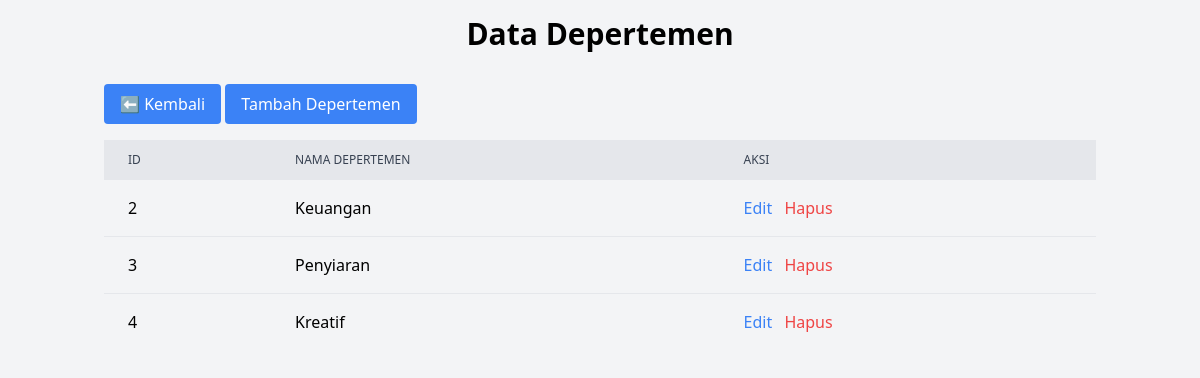
Page /depertemen.php on the committed database.
### tables this page shows
CREATE TABLE `depertemen` (
  `id_depertemen` int(11) NOT NULL,
  `nama_depertemen` varchar(255) NOT NULL,
  `id_manager` int(11) NOT NULL
);

### depertemen.php (the view, shortened to what this page needs)
<?php
include 'koneksi.php';
$query = "SELECT * FROM depertemen";
$result = mysqli_query($koneksi, $query);
?>
<!DOCTYPE html>
<html lang="en">
<head>
    <link rel="stylesheet" href="https://cdn.jsdelivr.net/npm/tailwindcss@2.2.19/dist/tailwind.min.css">
</head>
<body class="bg-gray-100">
    <div class="container mx-auto p-4">
        <h1 class="text-3xl font-bold text-center mb-8">Data Depertemen</h1>
        <a href="index.php" class="bg-blue-500 text-white px-4 py-2 rounded mb-4 inline-block">⬅️ Kembali</a>
        <a href="tambah_depertemen.php" class="bg-blue-500 text-white px-4 py-2 rounded mb-4 inline-block">Tambah Depertemen</a>
        <table class="table-auto w-full">
            <thead class="bg-gray-200">
                <tr>
                    <th class="px-6 py-3 text-left text-xs font-medium text-gray-700 uppercase">ID</th>
                    <th class="px-6 py-3 text-left text-xs font-medium text-gray-700 uppercase">Nama Depertemen</th>
                    <th class="px-6 py-3 text-left text-xs font-medium text-gray-700 uppercase">Aksi</th>
                </tr>
            </thead>
            <tbody class="divide-y divide-gray-200">
            <?php while ($row = mysqli_fetch_assoc($result)): ?>
                    <tr>
                        <td class="px-6 py-4"><?= $row['id_depertemen'] ?></td>
                        <td class="px-6 py-4"><?= $row['nama_depertemen'] ?></td>
                        <td class="px-6 py-4">
                            <a href="edit_depertemen.php?id=<?= $row['id_depertemen'] ?>" class="text-blue-500 hover:text-blue-700 border-solid">Edit</a>
                            <a href="hapus_depertemen.php?id=<?= $row['id_depertemen'] ?>" class="text-red-500 hover:text-red-700 ml-2 border-solid" onclick="return confirm('Apakah Anda yakin?')">Hapus</a>
                        </td>
                    </tr>
                    <?php endwhile; ?>
            </tbody>
        </table>
    </div>
</body>
</html>

### rows in the picture
depertemen: id_depertemen "2", nama_depertemen "Keuangan"
depertemen: id_depertemen "3", nama_depertemen "Penyiaran"
depertemen: id_depertemen "4", nama_depertemen "Kreatif"
